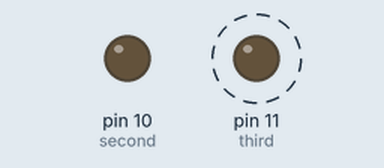
Recording of a program running on a simulated Raspberry Pi (header pin numbers). On the bench: output pins drawn as LEDs (lit = HIGH). Dashed ring = blinking. Pins used as bus, display or sensor lines are not drawn.

Above: at 0.05 s.
At 2.7 s:
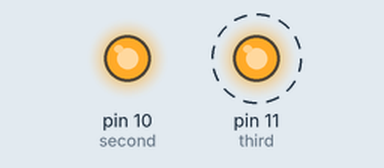
Timing chart, 0 to 3.0 s (numbered marks = the images above):
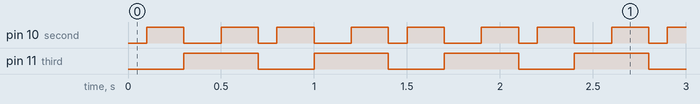

Measured:
- by itself, pin 10 (second): repeats every 0.70 s: LOW 0.20 s, HIGH 0.20 s, LOW 0.10 s, HIGH 0.20 s
- by itself, pin 11 (third): alternates HIGH for 0.40 s and LOW for 0.30 s
- by itself, everything shown: repeats every 0.70 s, in 4 steps

The program:

ledsecond.py
```python
from time import sleep
import sys
import RPi.GPIO as GPIO
GPIO.setmode(GPIO.BOARD)
first=8
second=10
third=11
GPIO.setup(first,GPIO.OUT)
GPIO.setup(second,GPIO.OUT)
GPIO.setup(third,GPIO.OUT)

sleeptime=0.1
while True:
    try:
        GPIO.output(first,True)
        GPIO.output(second,False)
        GPIO.output(third,False)
        sleep(sleeptime)
        GPIO.output(first,False)
        GPIO.output(second,True)
        sleep(sleeptime)
        GPIO.output(first,True)
        sleep(sleeptime)
        GPIO.output(first,False)
        GPIO.output(second,False)
        GPIO.output(third,True)
        sleep(sleeptime)
        GPIO.output(first,True)
        sleep(sleeptime)
        GPIO.output(first,False)
        GPIO.output(second,True)
        sleep(sleeptime)
        GPIO.output(first,True)
        sleep(sleeptime)
    except KeyboardInterrupt:
        print("Exit")
        GPIO.cleanup()
        sys.exit(0)

GPIO.cleanup()
```
